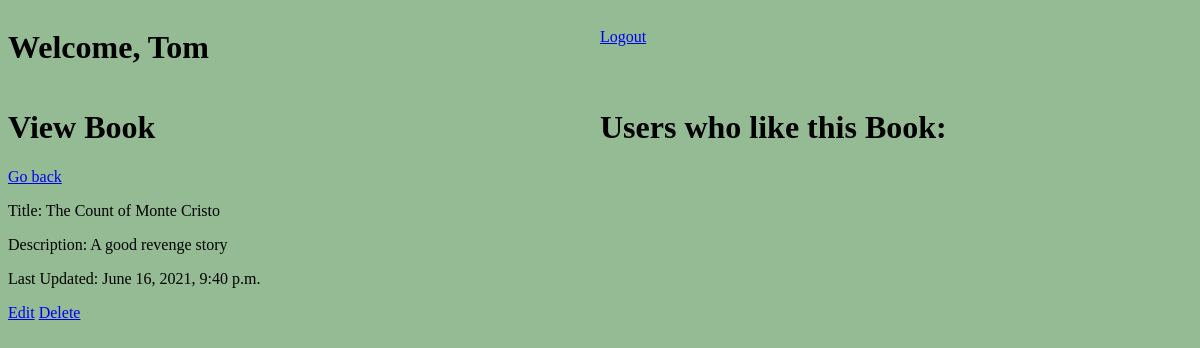
Before: /books/2 (signed in) with the older database file.
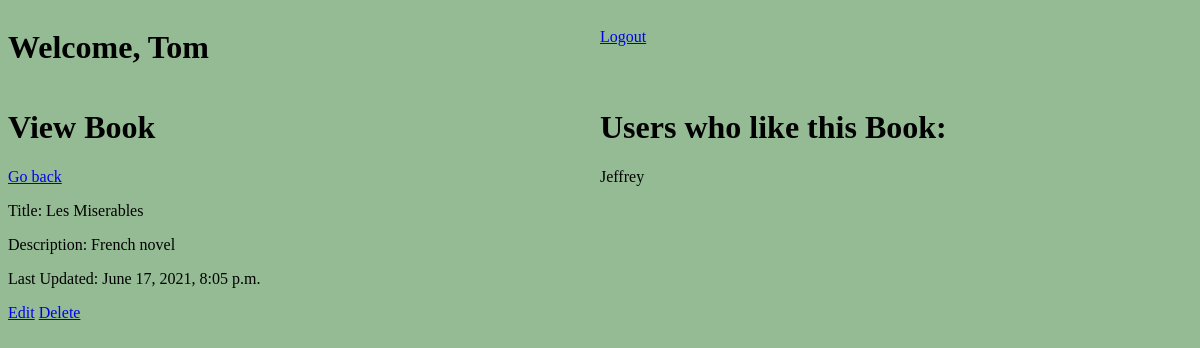
After: the same page with the newer database file.
### favorite_books_app/models.py (models this page shows)
class Book(models.Model):
    title = models.CharField(max_length= 255)
    author = models.CharField(max_length=255)
    description = models.TextField()
    created_at = models.DateTimeField(auto_now_add=True)
    updated_at = models.DateTimeField(auto_now=True)
    upload_status = models.ForeignKey(User, related_name="books", on_delete = models.CASCADE, null = True)
    users = models.ManyToManyField(User, related_name="Books")
    objects = BookManager()

class User(models.Model):
    first_name = models.CharField(max_length=255)
    last_name = models.CharField(max_length=255)
    email = models.EmailField(max_length=255)
    password = models.CharField(max_length=255)
    updated_at = models.DateTimeField(auto_now=True)
    created_at = models.DateTimeField(auto_now_add = True)
    objects = UserManager()

### favorite_books_app/views.py (the view)
# urls.py: path('books/<int:id>', views.books_all),
def books_all(request, id):
    if 'user_id' not in request.session:
        return redirect('/')
    this_user = User.objects.filter(id = request.session['user_id'])
    clicked_book = Book.objects.get(id=id)
    book_likers = clicked_book.users.all()
    context = {
        "current_user" : this_user[0],
        "all_books": Book.objects.all(),
        "clicked_book": clicked_book,
        "book_likers": book_likers,
        }
    return render(request, "view_book.html", context)

### favorite_books_app/templates/view_book.html (shortened to what this page needs)
<!DOCTYPE html>
<html lang = "en">
<head>
    {% load static %}
    <link rel="stylesheet" href="{% static 'background-color.css' %}">
</head>
<body>
    <header id="add-header">
        <h1 id="welcome-add">Welcome, {{ current_user.first_name }}</h1>
        <a id = "logout-add" href="http://localhost:8000/logout">Logout</a>
    </header>
    <div id="all-books-container">
        <div id="current-book">
            <h1>View Book</h1> <a href= "http://localhost:8000/books">Go back</a>
            <p>Title: {{ clicked_book.title }}</p>
            <p>Description: {{ clicked_book.description }}</p>
            <p>Last Updated: {{ clicked_book.updated_at }}</p>
            <a href="http://localhost:8000/shows/{{ this_show.id }}/edit">Edit</a>
            <a href="http://localhost:8000/shows/{{ this_show.id }}/destroy">Delete</a>
        </div>
        <div id="users-view">
            <h1>Users who like this Book:</h1>
            {% for user in book_likers %}
                <p> {{ user.first_name }} </p>
            {% endfor %}
        </div>
    </div>
</body>
</html>

Changed rows visible on the page:
changed Book: title "The Count of Monte Cristo" → "Les Miserables"; description "A good revenge story" → "French novel"; updated_at "June 16, 2021, 9:40 p.m." → "June 17, 2021, 8:05 p.m."
now on this page (row edited): User: first_name "Jeffrey"
